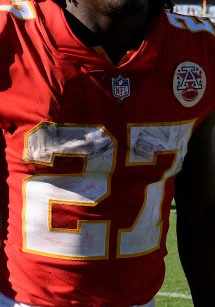
#> input picture images/view6.jpg, 215 x 307 px
$ python -i jersey.py   (imports and definitions only)
#> lines starting #> are read from the running program, lines starting #| are printed output that depends on the picture
#> further down, picture is the input picture: shape (307, 215, 3); mean B, G, R 42.7, 46.4, 95.2
import pytesseract
import cv2, numpy as np
import argparse
from pytesseract import Output

"""
A fcs_hackathon Project.
Author: Justin McGettigan

This program will do the following:
- take input images or footage
- determine the borders of the game field
- crop the game field out of the camera view
- detect all of the players on the field
- identify what team each player is on
"""

class Field:
    def __init__(self):
        pass

class Player:
    def __init__(self):
        pass

class Camera:
    def __init__(self):
        self.window_name = "Test"
        #self.window = cv2.namedWindow(self.window_name, cv2.WINDOW_NORMAL)

    def ocr(self, image):
        #pytesseract.pytesseract.tesseract_cmd = r''
        """boxes = pytesseract.image_to_boxes(image, lang='eng',
        config='--psm 5 --oem 1 -c tessedit_char_whitelist=0123456789')
        print(boxes)"""
        # [5 lines of commented-out code are left out]

        d = pytesseract.image_to_data(image, output_type=Output.DICT, config='--oem 3 --psm 11 -c tessedit_char_whitelist=0123456789')
        n_boxes = len(d['level'])
        for i in range(n_boxes):
            (x, y, w, h) = (d['left'][i], d['top'][i], d['width'][i], d['height'][i])
            cv2.rectangle(image, (x, y), (x + w, y + h), (0, 255, 0), 2)
        print(d)
        self.display(image)

    def display(self, image):
        #image = cv2.resize(image, (0,0), fx = 0.5, fy = 0.5)
        cv2.imshow(self.window_name, image)
        cv2.waitKey(2000)

    def histogram_equalize(self, img):
        b, g, r = cv2.split(img)
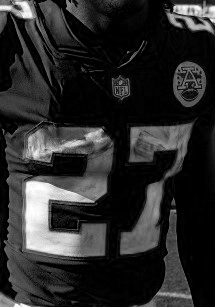
#> b: shape (307, 215); min 0, max 255, mean 42.7
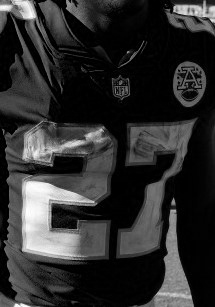
#> g: shape (307, 215); min 0, max 255, mean 46.4
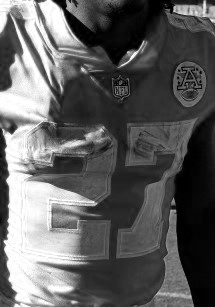
#> r: shape (307, 215); min 0, max 255, mean 95.2
        red = cv2.equalizeHist(r)
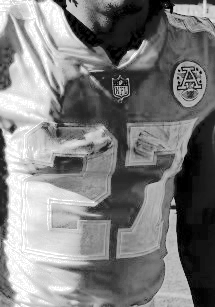
#> red: shape (307, 215); min 0, max 255, mean 126.7
        green = cv2.equalizeHist(g)
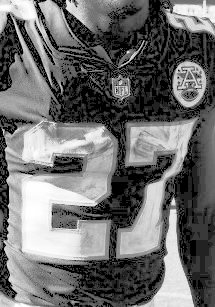
#> green: shape (307, 215); min 0, max 255, mean 109.9
        blue = cv2.equalizeHist(b)
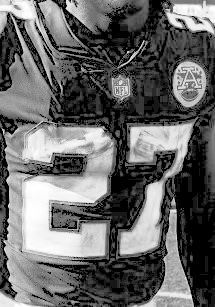
#> blue: shape (307, 215); min 0, max 255, mean 102.8
        return cv2.merge((blue, green, red))
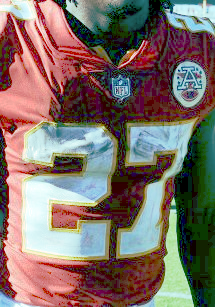
#> returned value: shape (307, 215, 3); mean of channels 0, 1, 2 102.8, 109.9, 126.7; drawn as B, G, R

# [8 lines not run here, left out]

>>> import cv2
>>> picture = cv2.imread('images/view6.jpg')
>>> result = Camera().histogram_equalize(picture)

$ run again, on images/view2.png
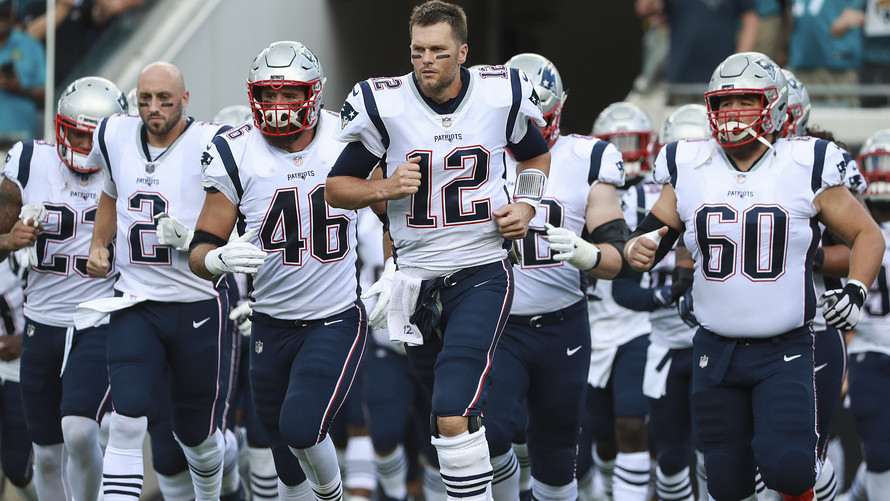
#> input picture images/view2.png, 890 x 501 px
#> picture is the input picture: shape (501, 890, 3); mean B, G, R 118.6, 109.2, 106.4
#> in histogram_equalize, `b, g, r = cv2.split(img)`:
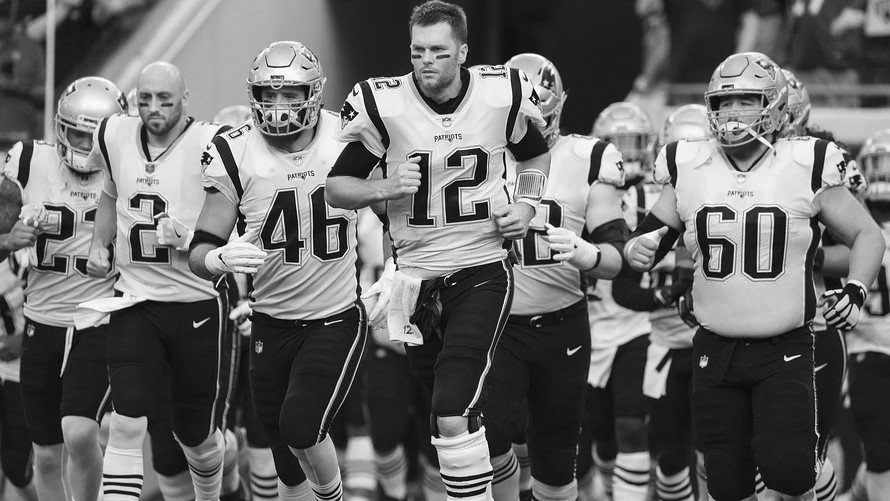
#> r: shape (501, 890); min 0, max 255, mean 106.4
#> in histogram_equalize, `return cv2.merge((blue, green, red))`:
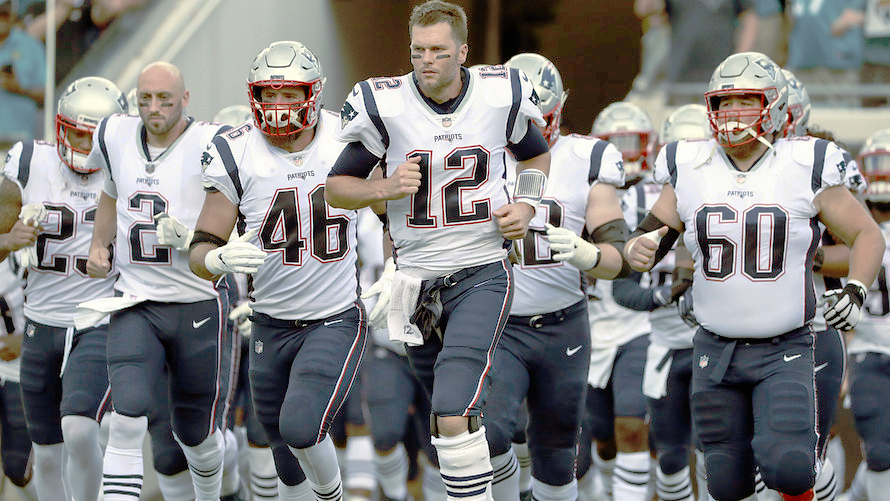
#> returned value: shape (501, 890, 3); mean of channels 0, 1, 2 128.2, 128.3, 128.7; drawn as B, G, R
